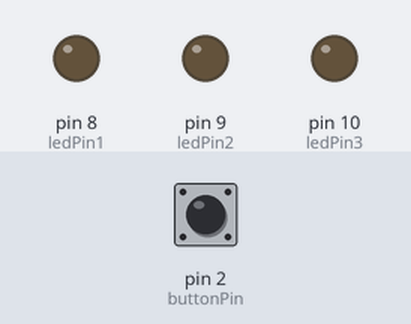
A sketch run on a simulated Arduino Uno, built with avr-gcc and run on an emulated ATmega328P. Shown: output pins drawn as LEDs (lit = HIGH). Inputs (shaded band) come from the test bench; at power-on: pin 2 (buttonPin) HIGH.

Above: at 1.2 s.
1.3 s: pin 2 (buttonPin) pulsed LOW 5 times (0.12 s each, 0.3 s apart)
At 3.7 s:
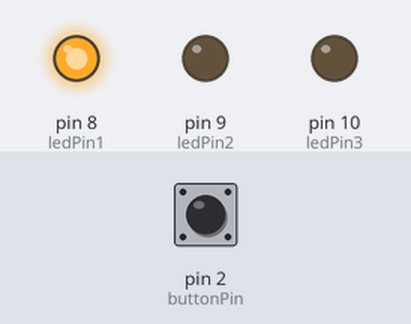
4.3 s: pin 2 (buttonPin) pulled LOW for 0.15 s
At 5.0 s:
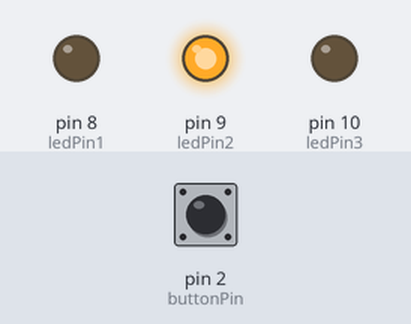
5.9 s: pin 2 (buttonPin) pulled LOW for 1 s
At 6.3 s:
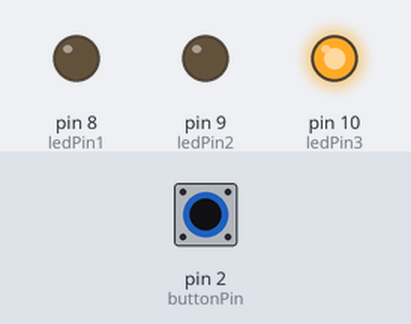
Timing chart, 0 to 8.9 s (numbered marks = the images above; inputs shaded):
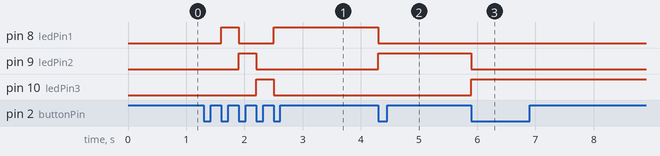

Measured:
- after the input at 1.3 s, pin 8 (ledPin1): LOW → HIGH after 0.30 s, → LOW 0.30 s later, → HIGH 0.60 s later; pin 9 (ledPin2): LOW → HIGH after 0.60 s, → LOW 0.30 s later; pin 10 (ledPin3): LOW → HIGH after 0.90 s, → LOW 0.30 s later
- after the input at 4.3 s, pin 8 (ledPin1): HIGH → LOW at once; pin 9 (ledPin2): LOW → HIGH at once
- after the input at 5.9 s, pin 9 (ledPin2): HIGH → LOW at once; pin 10 (ledPin3): LOW → HIGH at once

The sketch:

buttonLED.ino
```cpp
const int buttonPin = 2;  // pushbutton pin
const int ledPin1 = 8;    // LED pins
const int ledPin2 = 9;
const int ledPin3 = 10;
int buttonState = 0;      // variable for button status
int lastButtonState = HIGH; // variable to track the previous button state
int count = -1;            // variable for LED sequence

void setup() {
  Serial.begin(9600);
  pinMode(ledPin1, OUTPUT);
  pinMode(ledPin2, OUTPUT);
  pinMode(ledPin3, OUTPUT);
  pinMode(buttonPin, INPUT_PULLUP); // Internal pull-up resistor for button
}

void loop() {
  buttonState = digitalRead(buttonPin);

  if (buttonState == LOW && lastButtonState == HIGH) {
    // Button is pressed (transition from HIGH to LOW)
    count++;
    if (count == 4) {
      count = 1;
    }
  }

  lastButtonState = buttonState; // Save the current button state for the next iteration

  switch (count) {
    case 1:
      digitalWrite(ledPin1, HIGH);
      digitalWrite(ledPin2, LOW);
      digitalWrite(ledPin3, LOW);
      break;

    case 2:
      digitalWrite(ledPin1, LOW);
      digitalWrite(ledPin2, HIGH);
      digitalWrite(ledPin3, LOW);
      break;

    case 3:
      digitalWrite(ledPin1, LOW);
      digitalWrite(ledPin2, LOW);
      digitalWrite(ledPin3, HIGH);
      break;
  }
}
```
